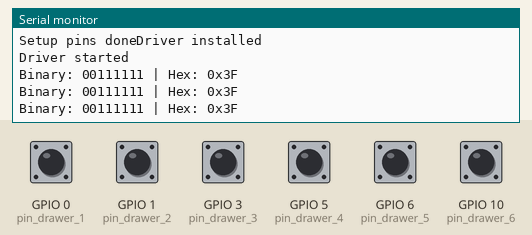
Recording of a program running on a simulated ESP32-C3. Shown: the last lines printed to the serial monitor. The test bench sets the inputs (shaded band); at power-on: GPIO 0 (pin_drawer_1), GPIO 1 (pin_drawer_2), GPIO 3 (pin_drawer_3), GPIO 5 (pin_drawer_4), GPIO 6 (pin_drawer_5), GPIO 10 (pin_drawer_6) HIGH. No CAN messages arrive unless stated.

Above: at 2.2 s.
2.3 s: GPIO 0 (pin_drawer_1) pulled LOW for 0.6 s
At 2.9 s:
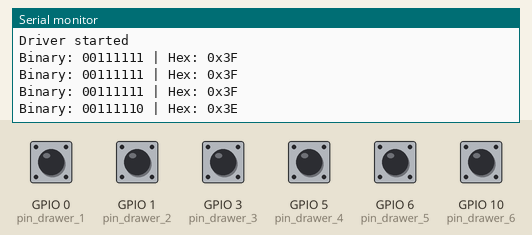
4.4 s: GPIO 1 (pin_drawer_2) pulled LOW for 0.6 s
At 4.9 s:
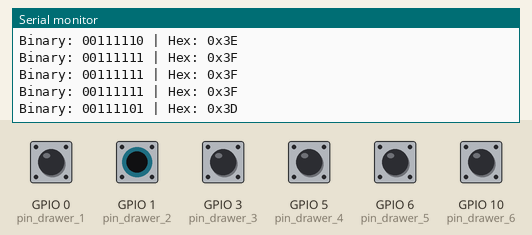
6.5 s: GPIO 3 (pin_drawer_3) pulled LOW for 0.6 s
At 6.9 s:
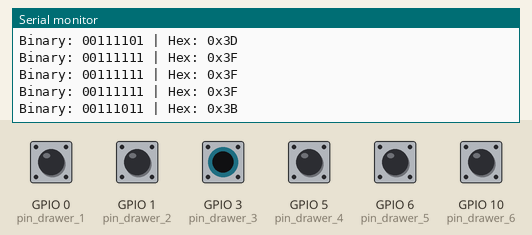
8.6 s: GPIO 5 (pin_drawer_4) pulled LOW for 0.6 s
At 9.4 s:
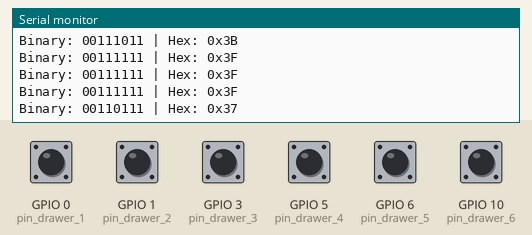
10.7 s: GPIO 6 (pin_drawer_5) pulled LOW for 0.6 s
At 11.4 s:
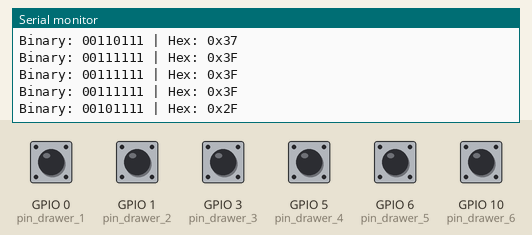
12.8 s: GPIO 10 (pin_drawer_6) pulled LOW for 0.6 s
At 13.4 s:
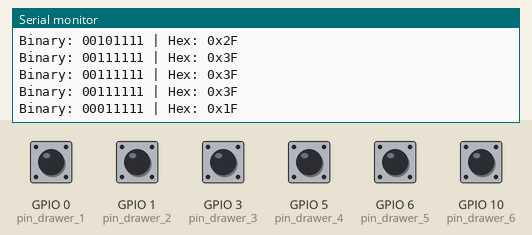
Timing chart, 0 to 15.8 s (numbered marks = the images above; inputs shaded):
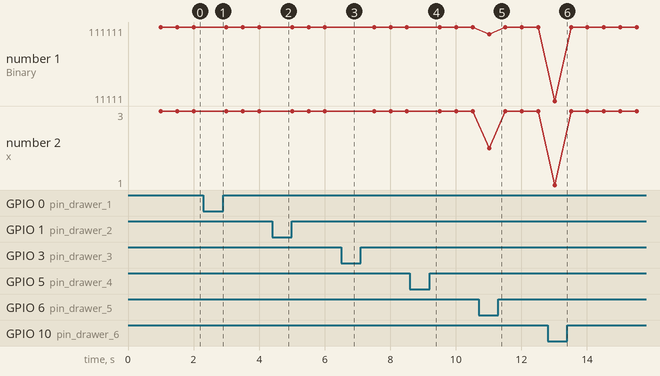

The program:

main.cpp
```cpp
#include <Arduino.h>
#include "driver/twai.h"

const int pin_CAN_TX    = GPIO_NUM_7;
const int pin_CAN_RX    = GPIO_NUM_4;

const int pin_drawer_1  = GPIO_NUM_0;   // (J0) Top drawer
const int pin_drawer_2  = GPIO_NUM_1;   // (J1)
const int pin_drawer_3  = GPIO_NUM_3;   // (J2)
const int pin_drawer_4  = GPIO_NUM_5;   // (J3)
const int pin_drawer_5  = GPIO_NUM_6;   // (J4)
const int pin_drawer_6  = GPIO_NUM_10;  // (J5)
const int pin_IO_7      = GPIO_NUM_18;  // (J6)
const int pin_IO_8      = GPIO_NUM_19;  // (J7)


//function declarations:
void setup_pins();

void setup() {
  Serial.begin(115200);
  delay(1000);
  setup_pins();

  // Configure CAN_BUS
  twai_general_config_t g_config  = TWAI_GENERAL_CONFIG_DEFAULT(GPIO_NUM_7 , GPIO_NUM_4 , TWAI_MODE_NORMAL);
  twai_timing_config_t t_config   = TWAI_TIMING_CONFIG_1MBITS();
  twai_filter_config_t f_config   = TWAI_FILTER_CONFIG_ACCEPT_ALL();

  // Install TWAI driver
  if (twai_driver_install(&g_config, &t_config, &f_config) == ESP_OK)
  {
    printf("Driver installed\n");
  }
  else
  {
    printf("Failed to install driver\n");
    return;
  }
  // Start TWAI driver
  if (twai_start() == ESP_OK)
  {
    printf("Driver started\n");
  }
  else
  {
    printf("Failed to start driver\n");
    return;
  }
}

void loop() {
  uint8_t drawer_state = 0;

  // Read each pin and store the value in the correct bit position
  drawer_state |= digitalRead(pin_drawer_1) << 0;
  drawer_state |= digitalRead(pin_drawer_2) << 1;
  drawer_state |= digitalRead(pin_drawer_3) << 2;
  drawer_state |= digitalRead(pin_drawer_4) << 3;
  drawer_state |= digitalRead(pin_drawer_5) << 4;
  drawer_state |= digitalRead(pin_drawer_6) << 5;

  // Two MSB (bits 6 and 7) remain zero
  Serial.print("Binary: ");
  for (int i = 7; i >= 0; i--) {
      Serial.print((drawer_state >> i) & 1);
  }
  Serial.print(" | Hex: 0x");
  Serial.println(drawer_state, HEX);


  // Send CAN
  twai_message_t message_gpio;
  message_gpio.identifier = 0x0cb;
  message_gpio.extd = 0;
  message_gpio.data_length_code = 8;

  message_gpio.data[0] = drawer_state;
  message_gpio.data[1] = 0;
  message_gpio.data[2] = 0;
  message_gpio.data[3] = 0;
  message_gpio.data[4] = 0;
  message_gpio.data[5] = 0;
  message_gpio.data[6] = 0;
  message_gpio.data[7] = 0;

  if (twai_transmit(&message_gpio, pdMS_TO_TICKS(1000)) != ESP_OK){
    Serial.print("CAN bus transit error");
  }

  delay(500); // Wait 0.5 sec
}

//function definitions:
void setup_pins() {
  pinMode(pin_drawer_1, INPUT_PULLUP);
  pinMode(pin_drawer_2, INPUT_PULLUP);
  pinMode(pin_drawer_3, INPUT_PULLUP);
  pinMode(pin_drawer_4, INPUT_PULLUP);
  pinMode(pin_drawer_5, INPUT_PULLUP);
  pinMode(pin_drawer_6, INPUT_PULLUP);
  Serial.print("Setup pins done");
}
```

Measured:
- after the input at 2.3 s, the serial monitor: prints a new line after 0.20 s (image 1)
- after the input at 4.4 s, the serial monitor: prints a new line after 0.10 s (image 2)
- after the input at 6.5 s, the serial monitor: prints a new line at once (image 3)
- after the input at 8.6 s, the serial monitor: prints a new line after 0.41 s (image 4)
- after the input at 10.7 s, the serial monitor: prints a new line after 0.31 s (image 5)
- after the input at 12.8 s, the serial monitor: prints a new line after 0.21 s (image 6)
